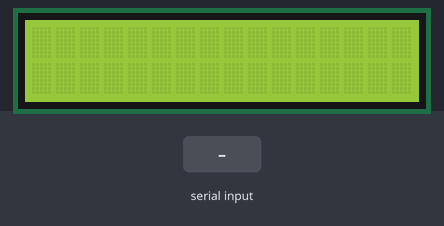
This sketch was run on a simulated Arduino Uno, built with avr-gcc and run on an emulated ATmega328P. Parts: 16×2 character LCD. The test bench sets the inputs (shaded band). What the sketch prints to the serial monitor is not drawn.

Above: at 1.2 s.
1.3 s: "1" received over Serial
At 3.4 s:
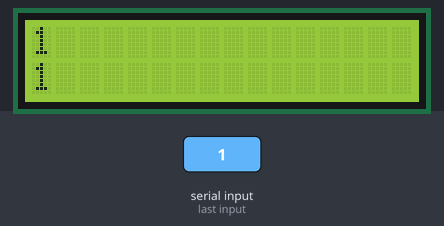
3.8 s: "0" received over Serial
At 5.3 s:
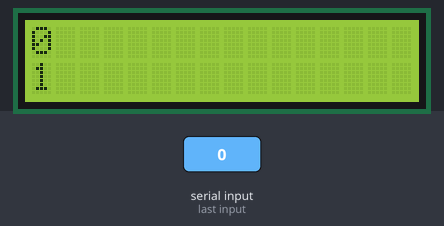
6.3 s: "2" received over Serial
At 8.4 s:
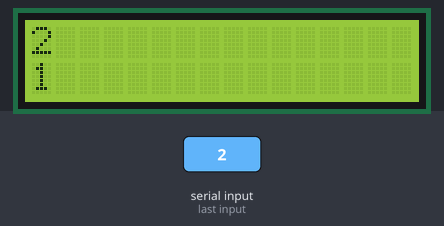
Timing chart, 0 to 9.9 s (numbered marks = the images above; inputs shaded):
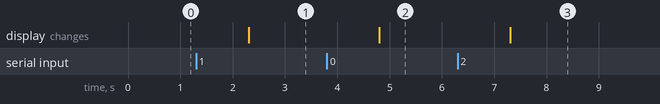

The sketch:

lcd_uno.ino
```cpp
// uno
#include <LiquidCrystal_I2C.h>

LiquidCrystal_I2C lcd(0x27,16,2);  // set the LCD address to 0x27 for a 16 chars and 2 line display

void setup()
{
  lcd.init();                      // initialize the lcd
  // Print a message to the LCD.
  lcd.backlight();
  lcd.setCursor(0,0);
  lcd.print("                ");
  Serial.begin(9600);
}


void loop()
{
          while(Serial.available()) {

                // Выводим следующий байт FIFO в буфер второго

                lcd.setCursor(0,0);
                String buf = Serial.readString();
                lcd.print(buf);
                lcd.setCursor(0,1);
                String l = String(buf.length());
                lcd.print(l);
                Serial.print("OK");
        }
}
```

Measured:
- after the input at 1.3 s, the display: changes after 1.0 s (image 1)
- after the input at 3.8 s, the display: changes after 1.0 s (image 2)
- after the input at 6.3 s, the display: changes after 1.0 s (image 3)
